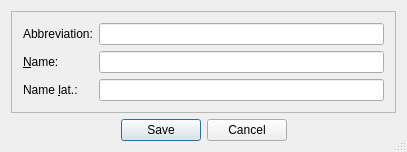
<?xml version="1.0" encoding="UTF-8"?>
<ui version="4.0">
 <class>CropDialogClass</class>
 <widget class="QDialog" name="CropDialogClass">
  <property name="geometry">
   <rect>
    <x>0</x>
    <y>0</y>
    <width>407</width>
    <height>152</height>
   </rect>
  </property>
  <property name="windowTitle">
   <string>Add Crop</string>
  </property>
  <property name="windowIcon">
   <iconset resource="res/res.qrc">
    <normaloff>:/pic/crop16.png</normaloff>:/pic/crop16.png</iconset>
  </property>
  <property name="sizeGripEnabled">
   <bool>true</bool>
  </property>
  <layout class="QVBoxLayout" name="verticalLayout_2">
   <item>
    <widget class="QFrame" name="frame">
     <property name="frameShape">
      <enum>QFrame::StyledPanel</enum>
     </property>
     <property name="frameShadow">
      <enum>QFrame::Plain</enum>
     </property>
     <layout class="QFormLayout" name="formLayout">
      <property name="fieldGrowthPolicy">
       <enum>QFormLayout::AllNonFixedFieldsGrow</enum>
      </property>
      <item row="0" column="0">
       <widget class="QLabel" name="label">
        <property name="text">
         <string>Abbreviation:</string>
        </property>
        <property name="buddy">
         <cstring>lineEditCropAbbr</cstring>
        </property>
       </widget>
      </item>
      <item row="0" column="1">
       <widget class="QLineEdit" name="lineEditCropAbbr"/>
      </item>
      <item row="1" column="0">
       <widget class="QLabel" name="label_2">
        <property name="text">
         <string>&amp;Name:</string>
        </property>
        <property name="buddy">
         <cstring>lineEditCrop</cstring>
        </property>
       </widget>
      </item>
      <item row="1" column="1">
       <widget class="QLineEdit" name="lineEditCrop"/>
      </item>
      <item row="2" column="0">
       <widget class="QLabel" name="label_3">
        <property name="text">
         <string>Name &amp;lat.:</string>
        </property>
        <property name="buddy">
         <cstring>lineEditCropLat</cstring>
        </property>
       </widget>
      </item>
      <item row="2" column="1">
       <widget class="QLineEdit" name="lineEditCropLat"/>
      </item>
     </layout>
    </widget>
   </item>
   <item>
    <widget class="QDialogButtonBox" name="buttonBox">
     <property name="standardButtons">
      <set>QDialogButtonBox::Cancel|QDialogButtonBox::Save</set>
     </property>
     <property name="centerButtons">
      <bool>true</bool>
     </property>
    </widget>
   </item>
  </layout>
 </widget>
 <layoutdefault spacing="6" margin="11"/>
 <resources>
  <include location="res/res.qrc"/>
 </resources>
 <connections>
  <connection>
   <sender>buttonBox</sender>
   <signal>accepted()</signal>
   <receiver>CropDialogClass</receiver>
   <slot>accept()</slot>
   <hints>
    <hint type="sourcelabel">
     <x>119</x>
     <y>122</y>
    </hint>
    <hint type="destinationlabel">
     <x>16</x>
     <y>105</y>
    </hint>
   </hints>
  </connection>
  <connection>
   <sender>buttonBox</sender>
   <signal>rejected()</signal>
   <receiver>CropDialogClass</receiver>
   <slot>reject()</slot>
   <hints>
    <hint type="sourcelabel">
     <x>240</x>
     <y>122</y>
    </hint>
    <hint type="destinationlabel">
     <x>231</x>
     <y>104</y>
    </hint>
   </hints>
  </connection>
 </connections>
</ui>
